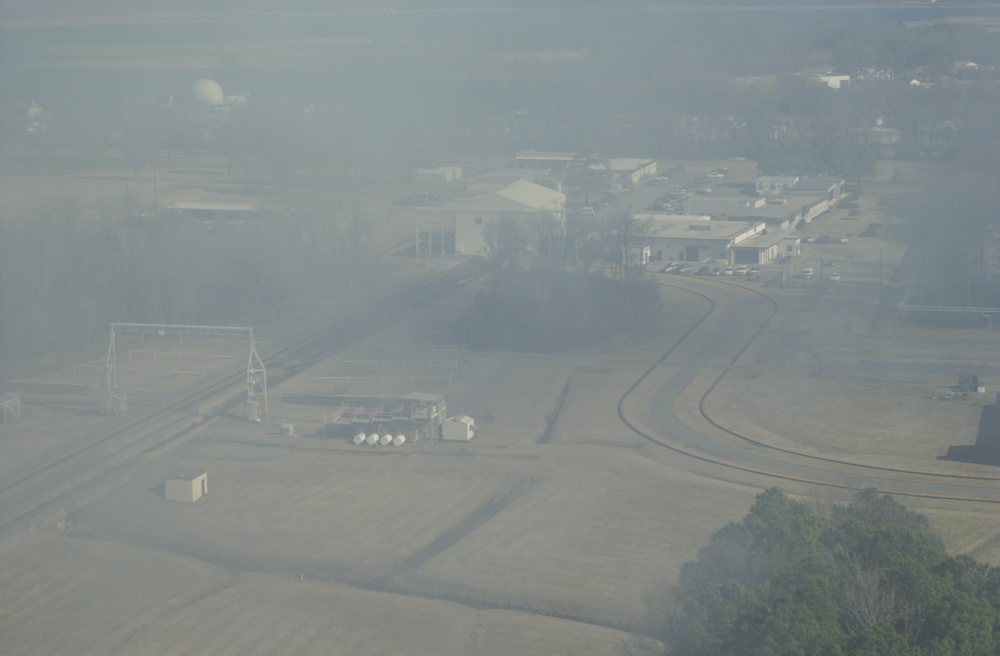
#> input picture color.jpg, 2000 x 1312 px (shown at 1/2 size)
$ python Histogram_Equilization.py
#> lines starting #> are read from the running program, lines starting #| are printed output that depends on the picture
import cv2
import numpy as np
from matplotlib import pyplot as plt
import Image

# Reading color Image and converting it to a Grayscale Image
colorImg = cv2.imread("color.jpg")
#> colorImg is the input picture: shape (1312, 2000, 3); mean B, G, R 138.9, 139.6, 131.6
grayImg = cv2.cvtColor(colorImg, cv2.COLOR_BGR2GRAY)
cv2.imwrite('gray.jpg',grayImg)

# Reading the converted Grayscale Image
grayImg = cv2.imread('gray.jpg')
#> grayImg: shape (1312, 2000, 3); min 70, max 213, mean 137.2
origImg = Image.open('gray.jpg')
pix = origImg.load()

# Step 1 : Initializing N, M, G and H
N = origImg.size[0]
#> N = 2000
M = origImg.size[1]
#> M = 1312
G = 256
hist = [0] * G

# Step 2 : Calculate the Histogram (H) values
for x in range(0, N):
    for y in range(0, M):
        hist[pix[x,y]] = hist[pix[x,y]] + 1
#> after the loop, hist = 256 values, max 115925 at index 136, min 0 at index 0, mean 10250


# Step 3 : Generating Cumulative Histogram (Hc) from the Histogram (H)
cumHist = [0] * G
cumHist[0] = hist[0]
for p in range(1, G):
    cumHist[p] = cumHist[p-1] + hist[p]
#> after the loop, cumHist = 256 values from 0 to 2624000


# Step 4 : Generating Lookup Table (Tp) as per the forumula in Algorithm 5.1
Tp = [0] * G
for p in range(0, G):
    Tp[p] = np.rint(((G-1)*cumHist[p])/(N*M))
#> after the loop, Tp = 256 values from 0 to 255


# Step 5 : Rescanning the Original Image and generating Output Image from Lookup Table (Tp)
equMatrix = np.zeros((M,N))
for x in range(0, N):
    for y in range(0, M):
       equMatrix[y,x] = Tp[pix[x,y]]
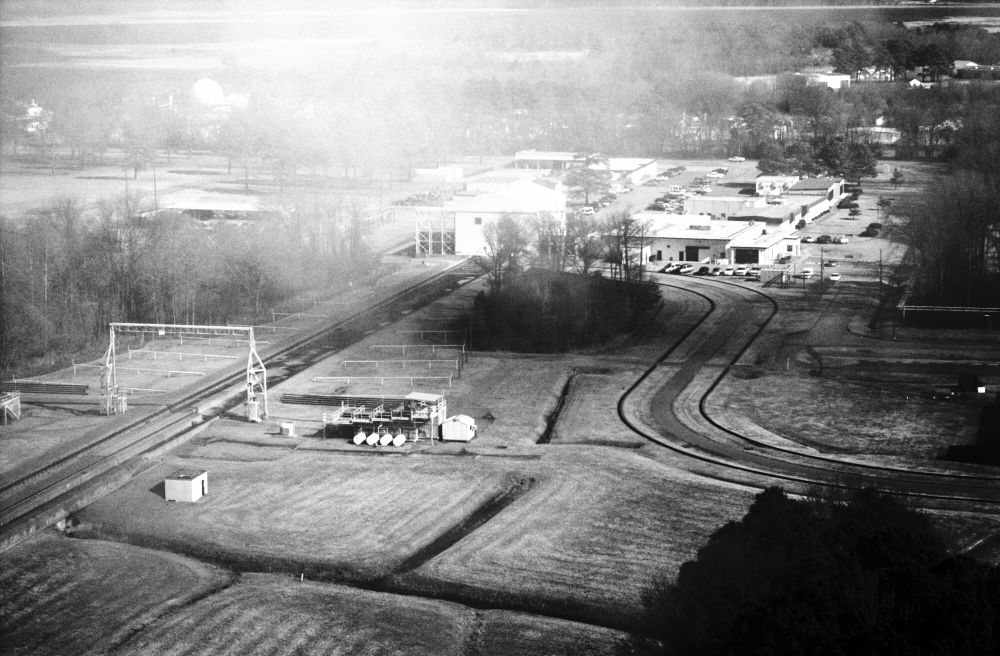
#> equMatrix: shape (1312, 2000) float64 (shown at 1/2 size); min 0, max 255, mean 131


equImg = Image.fromarray(equMatrix)
cv2.imwrite("equImg.jpg", equMatrix)

#########################################################

# Printing results

# Generating Cumulative Histogram values for Transformation Function (Tp)
cumHistTp = [0] * G
cumHistTp[0] = Tp[0]
for p in range(1, G):
    cumHistTp[p] = cumHistTp[p-1] + Tp[p]
#> after the loop, cumHistTp = 256 values from 0 to 30308


plt.subplot(331),plt.imshow(colorImg),plt.title('Color Image')
plt.xticks([]), plt.yticks([])

plt.subplot(332),plt.imshow(grayImg),plt.title('Grayscale Image')
plt.xticks([]), plt.yticks([])

plt.subplot(333),plt.imshow(equImg),plt.title('Equalized Image')
plt.xticks([]), plt.yticks([])

plt.subplot(334),plt.hist(grayImg.ravel(),256,[0,256])
plt.title('Original Histogram')

plt.subplot(335),plt.plot(cumHist)
plt.title('Cumulative Histogram')

plt.subplot(336),plt.hist(equMatrix.ravel(),256,[0,256])
plt.title('Equalized Histogram')

plt.subplot(337),plt.plot(Tp)
plt.title('Transformation Function')

plt.show()
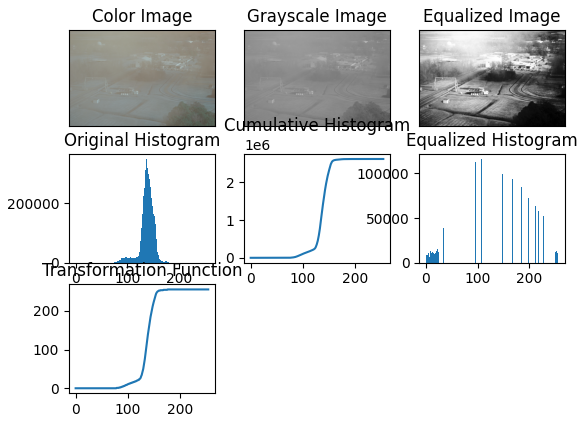
#> figure drawn by matplotlib, 7 panels; B, G, R data is drawn as R, G, B; panel 4: tallest bar 347775 high, from x = 136 to 137; panel 5: curve peaks at x = 213, y = 2624000; panel 6: tallest bar 115925 high, from x = 107 to 108; panel 7: curve peaks at x = 177, y = 255
